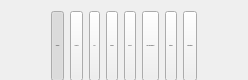
    <widget class="QWidget" name="wTabHeader" native="true">
     <property name="sizePolicy">
      <sizepolicy hsizetype="Preferred" vsizetype="Fixed">
       <horstretch>0</horstretch>
       <verstretch>0</verstretch>
      </sizepolicy>
     </property>
     <property name="minimumSize">
      <size>
       <width>0</width>
       <height>80</height>
      </size>
     </property>
     <property name="maximumSize">
      <size>
       <width>16777215</width>
       <height>80</height>
      </size>
     </property>
     <property name="styleSheet">
      <string notr="true"/>
     </property>
     <layout class="QHBoxLayout" name="horizontalLayout_2">
      <item>
       <spacer name="horizontalSpacer_9">
        <property name="orientation">
         <enum>Qt::Horizontal</enum>
        </property>
        <property name="sizeHint" stdset="0">
         <size>
          <width>40</width>
          <height>20</height>
         </size>
        </property>
       </spacer>
      </item>
      <item>
       <widget class="TokenizableToolButton" name="bGeneral">
        <property name="minimumSize">
         <size>
          <width>0</width>
          <height>70</height>
         </size>
        </property>
        <property name="maximumSize">
         <size>
          <width>16777215</width>
          <height>70</height>
         </size>
        </property>
        <property name="font">
         <font>
          <pointsize>-1</pointsize>
          <bold>false</bold>
         </font>
        </property>
        <property name="cursor">
         <cursorShape>PointingHandCursor</cursorShape>
        </property>
        <property name="focusPolicy">
         <enum>Qt::StrongFocus</enum>
        </property>
        <property name="text">
         <string>General</string>
        </property>
        <property name="icon">
         <iconset resource="../Resources_common.qrc">
          <normaloff>:/settings-general</normaloff>:/settings-general</iconset>
        </property>
        <property name="iconSize">
         <size>
          <width>25</width>
          <height>25</height>
         </size>
        </property>
        <property name="checkable">
         <bool>true</bool>
        </property>
        <property name="checked">
         <bool>true</bool>
        </property>
        <property name="autoExclusive">
         <bool>true</bool>
        </property>
        <property name="toolButtonStyle">
         <enum>Qt::ToolButtonTextUnderIcon</enum>
        </property>
        <property name="normal_off" stdset="0">
         <string notr="true">icon-secondary</string>
        </property>
        <property name="normal_on" stdset="0">
         <string notr="true">icon-primary</string>
        </property>
       </widget>
      </item>
      <item>
       <widget class="TokenizableToolButton" name="bAccount">
        <property name="minimumSize">
         <size>
          <width>0</width>
          <height>70</height>
         </size>
        </property>
        <property name="maximumSize">
         <size>
          <width>16777215</width>
          <height>70</height>
         </size>
        </property>
        <property name="font">
         <font>
          <pointsize>-1</pointsize>
          <bold>false</bold>
         </font>
        </property>
        <property name="cursor">
         <cursorShape>PointingHandCursor</cursorShape>
        </property>
        <property name="focusPolicy">
         <enum>Qt::StrongFocus</enum>
        </property>
        <property name="text">
         <string>Accounts</string>
        </property>
        <property name="icon">
         <iconset resource="../Resources_common.qrc">
          <normaloff>:/settings-account</normaloff>:/settings-account</iconset>
        </property>
        <property name="iconSize">
         <size>
          <width>25</width>
          <height>25</height>
         </size>
        </property>
        <property name="checkable">
         <bool>true</bool>
        </property>
        <property name="autoExclusive">
         <bool>true</bool>
        </property>
        <property name="toolButtonStyle">
         <enum>Qt::ToolButtonTextUnderIcon</enum>
        </property>
        <property name="normal_off" stdset="0">
         <string notr="true">icon-secondary</string>
        </property>
        <property name="normal_on" stdset="0">
         <string notr="true">icon-primary</string>
        </property>
       </widget>
      </item>
      <item>
       <widget class="TokenizableToolButton" name="bSyncs">
        <property name="minimumSize">
         <size>
          <width>0</width>
          <height>70</height>
         </size>
        </property>
        <property name="maximumSize">
         <size>
          <width>16777215</width>
          <height>70</height>
         </size>
        </property>
        <property name="font">
         <font>
          <pointsize>-1</pointsize>
          <bold>false</bold>
         </font>
        </property>
        <property name="cursor">
         <cursorShape>PointingHandCursor</cursorShape>
        </property>
        <property name="focusPolicy">
         <enum>Qt::StrongFocus</enum>
        </property>
        <property name="text">
         <string>Sync</string>
        </property>
        <property name="icon">
         <iconset resource="../Resources_common.qrc">
          <normaloff>:/settings-sync</normaloff>:/settings-sync</iconset>
        </property>
        <property name="iconSize">
         <size>
          <width>25</width>
          <height>25</height>
         </size>
        </property>
        <property name="checkable">
         <bool>true</bool>
        </property>
        <property name="autoExclusive">
         <bool>true</bool>
        </property>
        <property name="toolButtonStyle">
         <enum>Qt::ToolButtonTextUnderIcon</enum>
        </property>
        <property name="normal_off" stdset="0">
         <string notr="true">icon-secondary</string>
        </property>
        <property name="normal_on" stdset="0">
         <string notr="true">icon-primary</string>
        </property>
       </widget>
      </item>
      <item>
       <widget class="TokenizableToolButton" name="bBackup">
        <property name="minimumSize">
         <size>
          <width>0</width>
          <height>70</height>
         </size>
        </property>
        <property name="maximumSize">
         <size>
          <width>16777215</width>
          <height>70</height>
         </size>
        </property>
        <property name="font">
         <font>
          <pointsize>-1</pointsize>
          <bold>false</bold>
         </font>
        </property>
        <property name="cursor">
         <cursorShape>PointingHandCursor</cursorShape>
        </property>
        <property name="focusPolicy">
         <enum>Qt::StrongFocus</enum>
        </property>
        <property name="text">
         <string>Backup</string>
        </property>
        <property name="icon">
         <iconset resource="../Resources_common.qrc">
          <normaloff>:/settings-backup</normaloff>:/settings-backup</iconset>
        </property>
        <property name="iconSize">
         <size>
          <width>25</width>
          <height>25</height>
         </size>
        </property>
        <property name="checkable">
         <bool>true</bool>
        </property>
        <property name="autoExclusive">
         <bool>true</bool>
        </property>
        <property name="toolButtonStyle">
         <enum>Qt::ToolButtonTextUnderIcon</enum>
        </property>
        <property name="normal_off" stdset="0">
         <string notr="true">icon-secondary</string>
        </property>
        <property name="normal_on" stdset="0">
         <string notr="true">icon-primary</string>
        </property>
       </widget>
      </item>
      <item>
       <widget class="TokenizableToolButton" name="bSecurity">
        <property name="minimumSize">
         <size>
          <width>0</width>
          <height>70</height>
         </size>
        </property>
        <property name="maximumSize">
         <size>
          <width>16777215</width>
          <height>70</height>
         </size>
        </property>
        <property name="font">
         <font>
          <pointsize>-1</pointsize>
          <bold>false</bold>
         </font>
        </property>
        <property name="cursor">
         <cursorShape>PointingHandCursor</cursorShape>
        </property>
        <property name="focusPolicy">
         <enum>Qt::StrongFocus</enum>
        </property>
        <property name="text">
         <string>Security</string>
        </property>
        <property name="icon">
         <iconset resource="../Resources_common.qrc">
          <normaloff>:/settings-shield</normaloff>:/settings-shield</iconset>
        </property>
        <property name="iconSize">
         <size>
          <width>25</width>
          <height>25</height>
         </size>
        </property>
        <property name="checkable">
         <bool>true</bool>
        </property>
        <property name="autoExclusive">
         <bool>true</bool>
        </property>
        <property name="toolButtonStyle">
         <enum>Qt::ToolButtonTextUnderIcon</enum>
        </property>
        <property name="normal_off" stdset="0">
         <string notr="true">icon-secondary</string>
        </property>
        <property name="normal_on" stdset="0">
         <string notr="true">icon-primary</string>
        </property>
       </widget>
      </item>
      <item>
       <widget class="TokenizableToolButton" name="bFolders">
        <property name="minimumSize">
         <size>
          <width>0</width>
          <height>70</height>
         </size>
        </property>
        <property name="maximumSize">
         <size>
          <width>16777215</width>
          <height>70</height>
         </size>
        </property>
        <property name="font">
         <font>
          <pointsize>-1</pointsize>
          <bold>false</bold>
         </font>
        </property>
        <property name="cursor">
         <cursorShape>PointingHandCursor</cursorShape>
        </property>
        <property name="focusPolicy">
         <enum>Qt::StrongFocus</enum>
        </property>
        <property name="text">
         <string>File management</string>
        </property>
        <property name="icon">
         <iconset resource="../Resources_common.qrc">
          <normaloff>:/settings-folders</normaloff>:/settings-folders</iconset>
        </property>
        <property name="iconSize">
         <size>
          <width>25</width>
          <height>25</height>
         </size>
        </property>
        <property name="checkable">
         <bool>true</bool>
        </property>
        <property name="autoExclusive">
         <bool>true</bool>
        </property>
        <property name="toolButtonStyle">
         <enum>Qt::ToolButtonTextUnderIcon</enum>
        </property>
        <property name="normal_off" stdset="0">
         <string notr="true">icon-secondary</string>
        </property>
        <property name="normal_on" stdset="0">
         <string notr="true">icon-primary</string>
        </property>
       </widget>
      </item>
      <item>
       <widget class="TokenizableToolButton" name="bNetwork">
        <property name="minimumSize">
         <size>
          <width>0</width>
          <height>70</height>
         </size>
        </property>
        <property name="maximumSize">
         <size>
          <width>16777215</width>
          <height>70</height>
         </size>
        </property>
        <property name="font">
         <font>
          <pointsize>-1</pointsize>
          <bold>false</bold>
         </font>
        </property>
        <property name="cursor">
         <cursorShape>PointingHandCursor</cursorShape>
        </property>
        <property name="focusPolicy">
         <enum>Qt::StrongFocus</enum>
        </property>
        <property name="text">
         <string>Network</string>
        </property>
        <property name="icon">
         <iconset resource="../Resources_common.qrc">
          <normaloff>:/settings-network</normaloff>:/settings-network</iconset>
        </property>
        <property name="iconSize">
         <size>
          <width>25</width>
          <height>25</height>
         </size>
        </property>
        <property name="checkable">
         <bool>true</bool>
        </property>
        <property name="autoExclusive">
         <bool>true</bool>
        </property>
        <property name="toolButtonStyle">
         <enum>Qt::ToolButtonTextUnderIcon</enum>
        </property>
        <property name="normal_off" stdset="0">
         <string notr="true">icon-secondary</string>
        </property>
        <property name="normal_on" stdset="0">
         <string notr="true">icon-primary</string>
        </property>
       </widget>
      </item>
      <item>
       <widget class="TokenizableToolButton" name="bNotifications">
        <property name="minimumSize">
         <size>
          <width>0</width>
          <height>70</height>
         </size>
        </property>
        <property name="maximumSize">
         <size>
          <width>16777215</width>
          <height>70</height>
         </size>
        </property>
        <property name="font">
         <font>
          <pointsize>-1</pointsize>
          <bold>false</bold>
         </font>
        </property>
        <property name="cursor">
         <cursorShape>PointingHandCursor</cursorShape>
        </property>
        <property name="focusPolicy">
         <enum>Qt::StrongFocus</enum>
        </property>
        <property name="text">
         <string>Notifications</string>
        </property>
        <property name="icon">
         <iconset resource="../Resources_common.qrc">
          <normaloff>:/settings-notifications</normaloff>:/settings-notifications</iconset>
        </property>
        <property name="iconSize">
         <size>
          <width>25</width>
          <height>25</height>
         </size>
        </property>
        <property name="checkable">
         <bool>true</bool>
        </property>
        <property name="checked">
         <bool>false</bool>
        </property>
        <property name="autoExclusive">
         <bool>true</bool>
        </property>
        <property name="toolButtonStyle">
         <enum>Qt::ToolButtonTextUnderIcon</enum>
        </property>
        <property name="normal_off" stdset="0">
         <string notr="true">icon-secondary</string>
        </property>
        <property name="normal_on" stdset="0">
         <string notr="true">icon-primary</string>
        </property>
       </widget>
      </item>
      <item>
       <spacer name="horizontalSpacer_19">
        <property name="orientation">
         <enum>Qt::Horizontal</enum>
        </property>
        <property name="sizeHint" stdset="0">
         <size>
          <width>40</width>
          <height>20</height>
         </size>
        </property>
       </spacer>
      </item>
     </layout>
    </widget>
